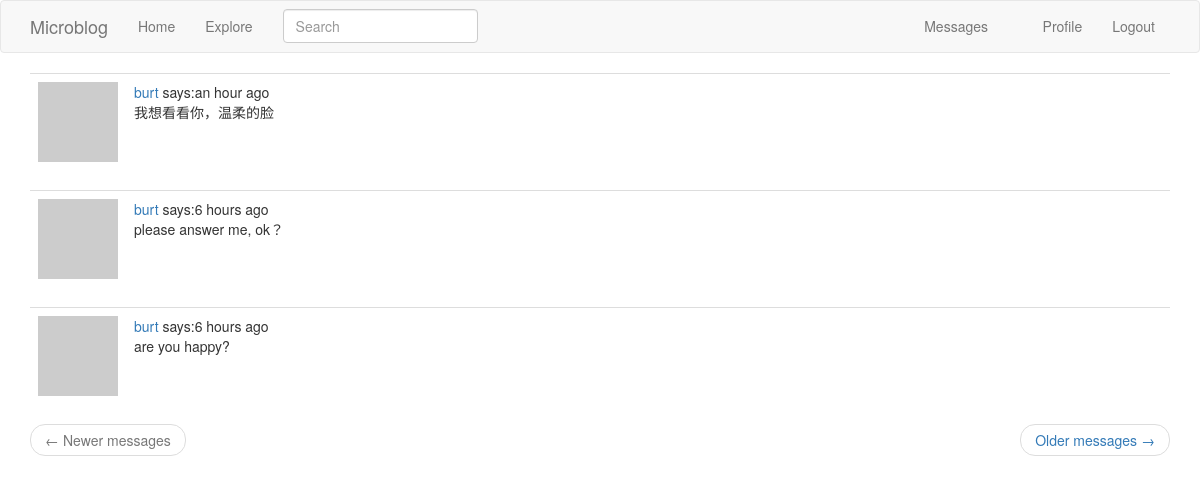
Page /messages (signed in) on the committed database.
### app/models.py (models this page shows, shortened)
class Message(db.Model):
    id = db.Column(db.Integer, primary_key=True)
    sender_id = db.Column(db.Integer, db.ForeignKey('user.id'))
    recipient_id = db.Column(db.Integer, db.ForeignKey('user.id'))
    body = db.Column(db.String(140))
    timestamp = db.Column(db.DateTime, default=datetime.utcnow)

class User(UserMixin, db.Model):
    id = db.Column(db.Integer, autoincrement=True, primary_key=True)
    username = db.Column(db.String(64), index=True, unique=True)
    email = db.Column(db.String(120), index=True, unique=True)
    password_hash = db.Column(db.String(128))
    about_me = db.Column(db.String(140))
    last_seen = db.Column(db.DateTime, default=datetime.utcnow)
    posts = db.relationship('Post', backref='author', lazy='dynamic')
    followed = db.relationship('User',
                               secondary=followers,
                               primaryjoin=(followers.c.follower_id == id),
                               secondaryjoin=(followers.c.followed_id == id),
                               backref=db.backref('followers', lazy='dynamic'),
                               lazy='dynamic')
    messages_sent = db.relationship('Message',
                                    backref='author',
                                    foreign_keys='Message.sender_id',
                                    lazy='dynamic')
    messages_received = db.relationship('Message',
                                        backref='recipient',
                                        foreign_keys='Message.recipient_id',
                                        lazy='dynamic')
    last_message_read_time = db.Column(db.DateTime)
    def new_messages(self):
        last_read_time = self.last_message_read_time or datetime(1900, 1, 1)
        return Message.query.filter_by(recipient=self).filter(Message.timestamp > last_read_time).count()
    def avatar(self, size):
        digest = md5(self.email.lower().encode('utf-8')).hexdigest()
        return 'https://www.gravatar.com/avatar/{}?d=monsterid&s={}'.format(digest, size)

### app/main/routes.py (the view)
@bp.route('/messages', methods=['GET'])
@login_required
def messages():
    current_user.last_message_read_time = datetime.utcnow()
    db.session.commit()
    page = request.args.get('page', 1, type=int)
    messages = (current_user.messages_received
                .order_by(Message.timestamp.desc())
                .paginate(page, current_app.config['POSTS_PER_PAGE'], False))
    prev_url = url_for('main.messages', page=messages.prev_num) if messages.has_prev else None
    next_url = url_for('main.messages', page=messages.next_num) if messages.has_next else None
    return render_template('messages.html', messages=messages.items, prev_url=prev_url, next_url=next_url)

### app/main/forms.py
class SearchForm(FlaskForm):
    q = StringField('Search', validators=[DataRequired()])
    def __init__(self, *args, **kwargs):
        if 'formdata' not in kwargs:
            kwargs['formdata'] = request.args
        if 'csrf_enabled' not in kwargs:
            kwargs['csrf_enabled'] = False
        super(SearchForm, self).__init__(*args, **kwargs)

### app/main/routes.py (called while the page is built)
@bp.before_app_request
def before_request():
    if current_user.is_authenticated:
        current_user.last_seen = datetime.utcnow()
        db.session.commit()
        g.search_form = SearchForm()

### app/models.py (called while the page is built)
@login.user_loader
def load_user(uid):
    return User.query.get(int(uid))

    @classmethod
    def before_commit(cls, session):
        session._changes = {
            'add': list(session.new),
            'update': list(session.dirty),
            'delete': list(session.deleted)
        }

    @classmethod
    def after_commit(cls, session):
        for obj in session._changes['add']:
            if isinstance(obj, SearchableMixin):
                add_to_index(obj.__tablename__, obj)
        for obj in session._changes['update']:
            if isinstance(obj, SearchableMixin):
                add_to_index(obj.__tablename__, obj)
        for obj in session._changes['delete']:
            if isinstance(obj, SearchableMixin):
                remove_from_index(obj.__tablename__, obj)
        session._changes = None

### app/templates/messages.html
{% extends "base.html" %}
{% block app_content %}
    {% for post in messages %}
        {% include "_post.html" %}
    {% endfor %}
    {% include "_pager.html" %}
{% endblock %}

### app/templates/_post.html (shortened to what this page needs)
<table class="table table-hover">
    <tr>
        <td width="70px">
            <a href="{{ url_for('main.user', username=post.author.username) }}">
                <img src="{{ post.author.avatar(70) }}" alt="">
            </a>
        </td>
        <td>
            <a href="{{ url_for('main.user', username=post.author.username) }}">
                {{ post.author.username }}
            </a>
            says:{{ moment(post.timestamp).fromNow() }}
            <br>
                <span id="post{{ post.id }}">{{ post.body }}</span>
        </td>
    </tr>
</table>

### rows in the picture
Message: author.username "burt", timestamp "an hour ago", body "我想看看你，温柔的脸"
Message: author.username "burt", timestamp "6 hours ago", body "please answer me, ok？"
Message: author.username "burt", timestamp "6 hours ago", body "are you happy?"
